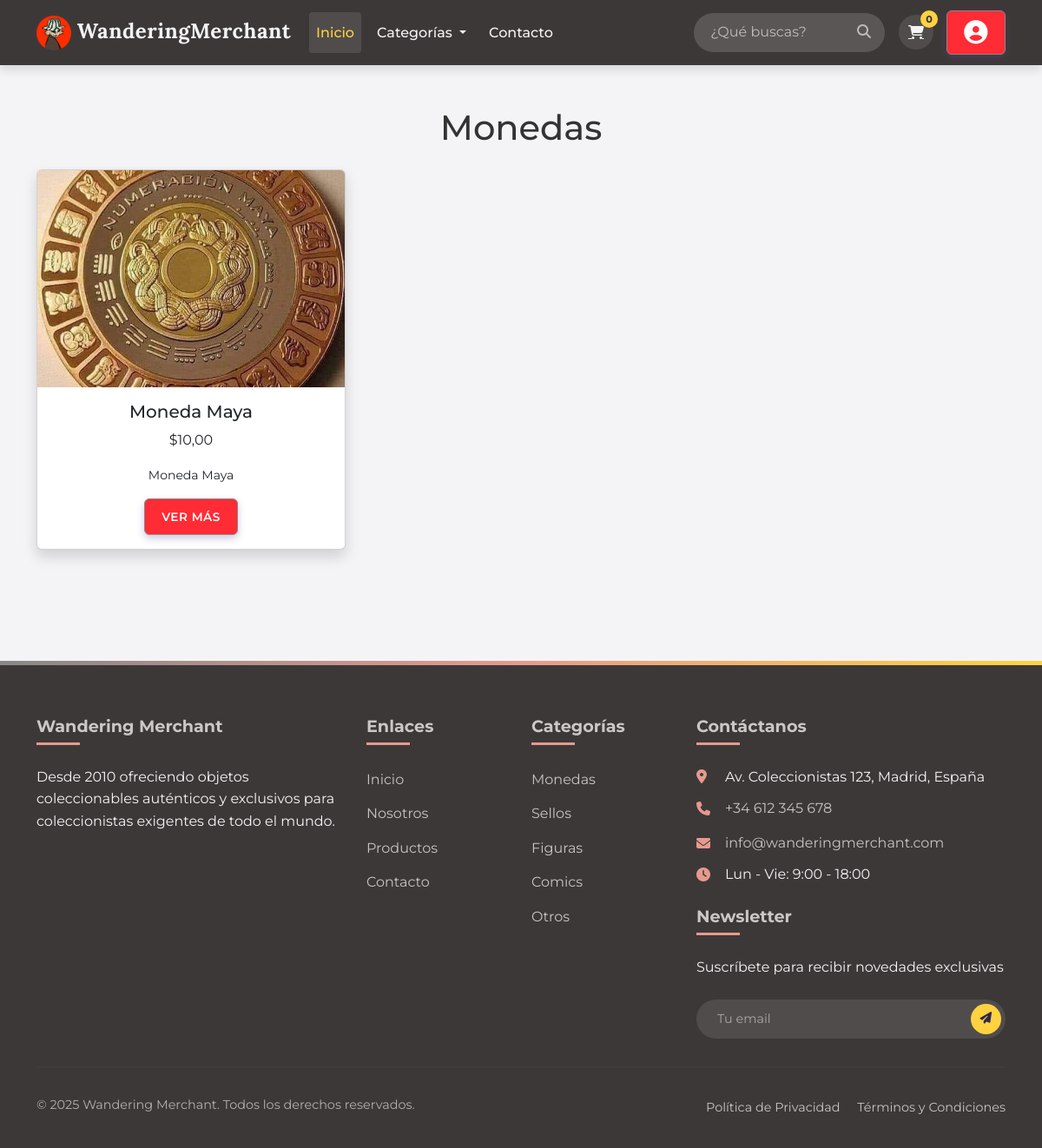
The page /categoria/monedas/ on the database its author committed.
### coleccionables/models.py (models this page shows, shortened)
class Categoria(models.Model):
    nombre = models.CharField(max_length=100)
    slug = models.SlugField(unique=True, blank=True, null=True)
    imagen = models.ImageField(upload_to='categorias/', null=True, blank=True)

class Coleccionable(models.Model):
    titulo = models.CharField(max_length=200)
    descripcion = models.TextField()
    precio = models.DecimalField(max_digits=10, decimal_places=2)
    categoria = models.ForeignKey(Categoria, on_delete=models.CASCADE, related_name='coleccionable')
    imagen = models.ImageField(upload_to='coleccionables/img/', blank=True, null=True)
    stock = models.PositiveIntegerField(default=0)
    fecha_publicacion = models.DateTimeField(auto_now_add=True)
    vendedor = models.ForeignKey(UsuarioPersonalizado, on_delete=models.CASCADE, related_name='coleccionables')

### coleccionables/views.py (the view)
# urls.py: path('categoria/<slug:slug>/', views.productos_por_categoria, name='categoria'),
def productos_por_categoria(request, slug):
    categoria = get_object_or_404(Categoria, slug=slug)
    productos = categoria.coleccionable.all()[:5]
    return render(request, 'categorias.html', {
        'categoria': categoria,
        'productos': productos,
    })

### core/context_processors.py (called while the page is built)
def categorias_context(request):
    categorias = Categoria.objects.all()[:5]
    return {'categorias': categorias}

def cart_count(request):
    if request.user.is_authenticated:
        try:
            carrito = Carrito.objects.get(usuario=request.user)
            count = ItemCarrito.objects.filter(carrito=carrito).count()
        except Carrito.DoesNotExist:
            count = 0
    else:
        count = 0
    return {'cart_count': count}

### coleccionables/templates/categorias.html (shortened to what this page needs)
{% extends 'base.html' %}
{% load static %}
{% block content %}
<body>
    <div class="container py-5">
      <h1 class="mb-4 text-center">{{ categoria.nombre }}</h1>
      {% if productos %}
        <div class="row g-4">
          {% for producto in productos %}
            <div class="col-md-4">
              <div class="card h-100 shadow">
                <img src="{{ producto.imagen.url }}" class="card-img-top" alt="{{ producto.titulo }}" style="height: 250px; object-fit: cover;">
                <div class="card-body text-center">
                  <h5 class="card-title">{{ producto.titulo }}</h5>
                  <p class="card-text">${{ producto.precio }}</p>
                  <p class="card-text small">{{ producto.descripcion|truncatechars:100 }}</p>
                  <a href=" {% url 'producto_detalle' producto.id %} " class="btn btn-primary">Ver más</a>
                </div>
              </div>
            </div>
          {% endfor %}
        </div>
      {% else %}
        <p class="text-center">No hay productos en esta categoría.</p>
      {% endif %}
    </div>
  </body>
{% endblock content %}

### templates/base.html (style rules this page uses)
:root { --primary-color: #888888; --secondary-color: #E69A8D; --accent-color: #FFD23F; --dark-color: #2E294E; --light-color: #F4F4F6; --text-color: #333333; --text-light: #666666; --success-color: #37B679; --warning-color: #F7B801; --error-color: #E63946; }
body { font-family: 'Montserrat', 'Segoe UI', sans-serif; background-color: var(--light-color); color: var(--text-color); line-height: 1.6; min-height: 100vh; display: flex; flex-direction: column; }
.btn { border-radius: 6px; font-weight: 600; padding: 0.6rem 1.2rem; transition: all 0.3s ease; text-transform: uppercase; font-size: 0.85rem; letter-spacing: 0.5px; }
.btn-primary { background-color: #FF2B35; border-color: var(--primary-color); box-shadow: 0 4px 8px rgba(95, 75, 139, 0.3); }

### rows shown on the page
Categoria: nombre "Monedas"
Coleccionable: imagen (picture), titulo "Moneda Maya", precio "10,00", descripcion "Moneda Maya"

### other values the page prints
{{ cart_count|default:"0" }} "0"
